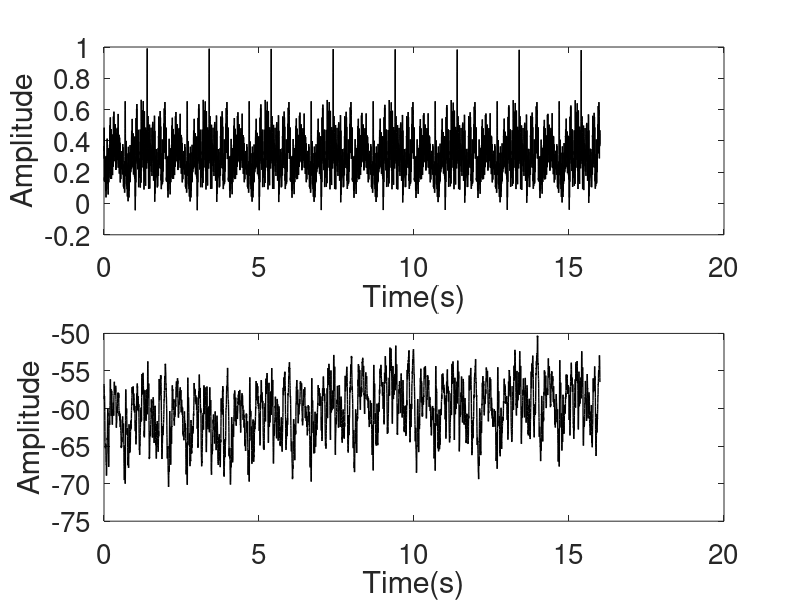

Here is the MATLAB script that generated this plot: (Note: this script raises an error after producing the figure.)
clc
clear all
close all
format longg

%% Input signal generation and flags initialization
Ts = 0.0025;                                            % Sampling time
Ltot = 80000;                                           % Total Signal Length
L = 8000;                                               % Level signal Length
L_stationary = 6400;                                    % Number of stationary points (points that are after the transitory points)
trans = 1600;                                           % Number of transitory points (first points of the signal)
notests = 1;                                           % Number of tests
rho = 0.000048;                                         % Stopping criteria for the OFR algorithm

MSEtf = 1;                                              % Stopping criteria for the TF estimation

% Network parameters cross-validation initialization

minnet = 12;                                            % Minimum number of neurons
maxnnet = 12;                                           % Maximum number of neurons
minlags = 5;                                            % Minimum number of lags
maxlags = 5;                                            % Maximum number of lags

% Error parameters for all algorithms

mean_outerr = zeros(maxnnet-minnet+1,maxlags-minlags+1);                    % Mean error of the AFRICO algorithm
mean_nrmse_force_poly = zeros(maxnnet-minnet+1,maxlags-minlags+1);          % Mean error of the FORCE polynomial algorithm
mean_nrmse_force_lin = zeros(maxnnet-minnet+1,maxlags-minlags+1);           % Mean error of the FORCE linear algorithm

for Nnet = minnet:maxnnet
    for Nolags = minlags:maxlags
        Npoles = Nnet;                                              % Number of desired poles
        for count=1:notests
            close all
            
%% TARGET PLOTS

            % Importing total data

            data = importdata('170_PreProcessed.mat');
            input_total = data.u;
            output_total = data.y;

            % Level 1: 1-3*L/2
            % Level 2: 3-5*L/2
            % Level 3: 5-7*L/2
            % Level 4: 7-9*L/2
            % Level 5: 9-11*L/2
            % Selecting the L2 level

            %     u_trans(1,:) = input_total(3*L/2+1:5*L/2,:);
            %     y_trans(1,:) = output_total(3*L/2+1:5*L/2,:);

            % Selecting the L3 level

            u_trans(1,:) = input_total(3*L/2+1:5*L/2,:);
            y_trans(1,:) = output_total(3*L/2+1:5*L/2,:);

            % Eliminating the first transitory points

            u(1,:) = u_trans(1,trans+1:L);
            y(1,:) = y_trans(1,trans+1:L);
            % Input generation plot

            t = 0:Ts:L_stationary*Ts-Ts;

            figure(1)
            subplot(2,1,1)
            plot(t,u,'k','Linewidth',1);
            xlabel('Time(s)','fontsize', 20)
            ylabel('Amplitude','fontsize', 20)
            set(gca,'FontSize',20)
            subplot(2,1,2)
            plot(t,y,'k','Linewidth',1);
            xlabel('Time(s)','fontsize', 20)
            ylabel('Amplitude','fontsize', 20)
            set(gca,'FontSize',20)
            output(1,1:1:L_stationary) = y;
            input(1,1:1:L_stationary) = u;

            output(1,1:1:L_stationary) = y;
            input(1,1:1:L_stationary) = u;
            save('points.mat','input','output');

            % Training and test data generation
            iinput_training = input(1,1:1:600);
            for j = 2:5
                iinput_training = [iinput_training input(1,(j-1)*800+1:1:j*800-200)];
            end

            input_training = zeros(Nolags, length(iinput_training));
            % Adding the input lags from the original input signal
            for i=1:Nolags
                input_training(i,:) = [zeros(1,i-1) iinput_training(1:1:length(iinput_training)-i+1)];
            end

            iinput_validation = input(1,601:1:800);
            for j=2:3
                iinput_validation = [iinput_validation input(1,j*800-199:1:j*800)];
            end

            input_validation = zeros(Nolags, length(iinput_validation));
            for i=1:Nolags
                input_validation(i,:) = [zeros(1,i-1) iinput_validation(1:1:length(iinput_validation)-i+1)];
            end

            iinput_testing = input(1,floor(3*L_stationary/4)+1:1:L_stationary);
            input_testing = zeros(Nolags, length(iinput_testing));
            for i=1:Nolags
                input_testing(i,:) = [zeros(1,i-1) iinput_testing(1:1:L_stationary-floor(3*L_stationary/4)-i+1)];
            end

            ooutput_training = output(1,1:1:600);
            for j = 2:5
                ooutput_training = [ooutput_training output(1,(j-1)*800+1:1:j*800-200)];
            end

            output_validation = output(1,601:1:800);
            for j=2:3
                output_validation = [output_validation output(1,j*800-199:1:j*800)];
            end

            output_testing = output(1,floor(3*L_stationary/4)+1:1:L_stationary);

            % Substracting the training output mean
            mean_output_training = mean(ooutput_training);
            output_training = ooutput_training - mean_output_training;
            output_validation = output_validation + mean_output_training - mean(output_validation);
            output_testing = output_testing + mean_output_training - mean(output_testing);
            orig_output_training = output_training;
            tranz = floor(L_stationary/11);

            save('training.mat','input_training','output_training');
            save('testing.mat','input_validation','output_validation');

 %% STAGE 1 - EKF Estimation of the input and state-feedback weights         
            
            facto = 0;
            while(1)
               Anetwork = zeros(Nnet,Nnet);
               for j=1:Nnet/2
                   a1=2*rand-1;
                   b1=rand;

                   %while(abs(a1+1i*b1)<0.7 || abs(a1+1i*b1)>0.8)
                   while(abs(a1+1i*b1)>=0.99)
                       a1=2*rand-1;
                       b1=rand;
                   end
                   Anetwork(2*j-1,2*j-1) = a1;
                   Anetwork(2*j,2*j) = a1;
                   Anetwork(2*j-1,2*j) = -b1;
                   Anetwork(2*j,2*j-1) = b1;
               end
               P = rand(Nnet,Nnet);
               P = P/norm(P);
               Anetwork = P*Anetwork*inv(P);
               Bnetwork = 2*rand(Nnet,Nolags)-1;                            % Network input matrix
               Dnetwork = 0;
               Cnetwork = zeros(1,Nnet);                               % Network output matrix
               Knetwork = rand(1,Nnet); 
               factooo = 0;

               InitState = zeros((2*(Nolags))*length(Anetwork(1,:))+length(Anetwork(1,:)),1);
               for ll = 1:Nolags
                    InitState(ll*length(Anetwork(1,:))+1:(ll+1)*length(Anetwork(1,:)),1) = Bnetwork(:,ll);
               end
               InitState((ll+1)*length(Anetwork(1,:))+1:(ll+2)*length(Anetwork(1,:)),1) = Knetwork;
               InitState(:,1) = mean(InitState(:,1));
               Acl = eye((2*(Nolags))*length(Anetwork(1,:))+length(Anetwork(1,:)), (2*(Nolags))*length(Anetwork(1,:))+length(Anetwork(1,:)));
               Acl(1:length(Anetwork(1,:)),1:length(Anetwork(1,:))) = Anetwork;
              
              for ll = 1:length(input_training)
%                 SF = @(x,u)((Acl-[x(length(Acl)/3+1:2*length(Acl)/3); zeros(2*length(Acl)/3,1)]*[x(2*length(Acl)/3+1:length(Acl))' zeros(1,2*length(Acl)/3)])*x+[x(length(Acl)/3+1:2*length(Acl)/3); zeros(2*length(Acl)/3,1)]*u) - [x(length(Acl)/3+1:2*length(Acl)/3); zeros(2*length(Acl)/3,1)]*x'*[x(2*length(Acl)/3+1:length(Acl))' zeros(1,2*length(Acl)/3)]' ;
                %SF = @(x,u)((Acl-B*K)*x+B*u)-B*x'*K';
                MF = @(x)(ones(1,length(x))*x);

                obj = extendedKalmanFilter(@SF,MF,InitState);
                statec = correct(obj,output_training(ll));
                statep = predict(obj,input_training(:,ll),Anetwork,Nolags,Nnet);
                B = zeros(Nnet,Nolags);
                for lll = 1:Nolags
                    B(:,lll) = statep(Nnet+1+(lll-1)*Nnet:Nnet+lll*Nnet);
                end
                K = zeros(Nolags,Nnet);
                for lll = 1:Nolags
                    K(lll,:) = statep(Nnet+Nnet*Nolags+1+(lll-1)*Nnet:Nnet+Nnet*Nolags+(lll)*Nnet)';
                end
               
            end
            Bnetwork = B;
            Knetwork = K;
            Anetworkclosed = (Anetwork-Bnetwork*Knetwork);
               if (max(abs(eig(Anetworkclosed)))<=1)
                   break
               end

           end

%% STAGE 2 - OFR Readout Estimation

            % Training the output using the OFR algorithms.
            % Reservoir state generation using the training data
            statenet = statepredgen(input_training,length(input_training),Nnet,Anetworkclosed,Bnetwork);
            % Extending the state vector for the 3rd order polynomial
            combin = nchoosek(Nnet,2);
            dimen = combin+3*Nnet+nchoosek(Nnet,3)+factorial(Nnet)/factorial(Nnet-2);
            statenetext = extendstates(statenet,combin,Nnet,length(input_training));

            errvect = zeros(dimen,1);                   % Validation error vector for each step
            % Orthogonal states

            maxerr = 0;                             % Maximum error for the current step
            selected_regressors = zeros(dimen,length(input_training)); % Selected regresors
            regressors_step_p = statenetext;                           % All regresors
            errorsind = zeros(dimen,1);     % Maximum error vector corresponding to each computational step with regards to the training output
            indices = zeros(dimen,1);       % Indices of the selected regresors

            % Optimum parameters for the validation

            minerr = inf;    % Minimum error for the validation
            optweight = 0;   % Optimum weights
            optstateind = 0; % Optimum regresor indices
            optstateext = 0; % Optimum extended state vector
            optoutput = 0;   % Optimum output

            % Initialization step
            initial_errs = zeros(dimen,1);
            for i=1:dimen
                % Finding the best regresor
                currerr = errors(statenetext(i,:),output_training);
                initial_errs(i,1) = currerr;
                if(currerr>maxerr)
                    ind = i;
                    maxerr = currerr;
                end
            end

            % First regresor selection and weight computation

            selected_regressors(1,:) = statenetext(ind,:);
            indices(1) = ind;
            errorsind(1,:) = maxerr;

            % Weight computation of first regressor
            weightstepp = orig_output_training*pinv(selected_regressors(1,:));

            % For loop

            for p=2:dimen
                maxerr = 0;
                ind =0;
                currerr=0;
                for i=1:dimen
                    % Testing to see if the regresor has not been selected
                    flag = 0;
                    for j=1:p-1
                        if i==indices(j)
                            flag = 1;
                        end
                    end
                    % Orthogonalize the rest of the unselected regresors
                    % with the last selected regressor
                    if flag == 0
                        regressors_step_p(i,:) = regressors_step_p(i,:) - wei(regressors_step_p(i,:),regressors_step_p(indices(p-1),:))*regressors_step_p(indices(p-1),:);
                    end
                end
                for i=1:dimen
                    % Testing to see if the regresor has not been selected
                    flag = 0;
                    for j=1:p-1
                        if i==indices(j)
                            flag = 1;
                        end
                    end
                    % Find the best unselected regresor
                    if flag == 0
                        currerr = errorsp(regressors_step_p(i,:),orig_output_training,output_training);
                        if(currerr > maxerr)
                            ind = i;
                            maxerr = currerr;
                        end
                    end
                end

                % Regresor p selection and weight computation
                if ind == 0
                    break;
                end
                selected_regressors(p,:) = statenetext(ind,:);

                indices(p) = ind;
                errorsind(p,:) = maxerr;

                % Least Squares for the weights of the p selected regressors

                weightstepp = orig_output_training*pinv(selected_regressors(1:p,:));

                % Computing the validation error to see the optimum
                % Extended state generation for the testing data

                statepred = statepredgen(input_validation,length(input_validation),Nnet,Anetworkclosed,Bnetwork);
                statepredext = extendstates(statepred,combin,Nnet,length(input_validation));

                % Output generation for the testing data using the
                % identified parameters at step p

                outputpred = outputpredgen(weightstepp,indices,statepredext);
                outputpred = outputpred + mean_output_training;
                outerr = sum((outputpred - output_validation').^2)/sum((output_validation-mean(output_validation)).^2);
                errvect(p) = outerr*100;
                % Test the current error vs the optimum error
                if(outerr < minerr)
                    % Save this step as the new optimum
                    minerr = outerr;
                    optweight = weightstepp;
                    optstateind = indices;
                    optstateext = statepredext;
                    optoutput = outputpred;
                end
                if(1-sum(errorsind)<rho)
                    break;
                end
            end

            % Run the network on the testing data

            transit = length(output_testing)/4;
            tnet = 0:Ts:length(output_testing)*Ts-Ts-transit*Ts;

            statepred = statepredgen(input_testing,length(input_testing),Nnet,Anetworkclosed,Bnetwork);
            statepredext = extendstates(statepred,combin,Nnet,length(input_testing));
            outputpred = outputpredgen(optweight,optstateind,statepredext);
            outputpred = (outputpred + mean_output_training);
            % Compute the error on the testing data
            outputpred = outputpred(transit+1:length(output_testing));
            output_testingg = output_testing(transit+1:length(output_testing));
            outerr = sum((outputpred - output_testingg').^2)/sum((output_testingg-mean(output_testingg)).^2);

%% RESULTS PLOTS            
            % Plot the response of the network with the testing data

            figure(2)
            plot(tnet, output_testingg, 'k', 'Linewidth', 2);             % Test signal
            hold on
            plot(tnet,  outputpred, 'r', 'Linewidth', 1);                 % AFRICO signal
            xlabel('Time(s)','fontsize', 20)
            ylabel('Amplitude','fontsize', 20)
            set(gca,'FontSize',20)
            title ('d','fontsize', 20)

            % Plot of the error between the responses of the output of the target
            % system and the trained system

            % Plot each regression error

            figure(3)
            plot(errorsind);
            xlabel('Polynomial term - in order of states','fontsize',18);
            ylabel('Relative error to the training output','fontsize',18);
            set(gca, 'FontSize', 16);
           
            mean_outerr(Nnet-minnet+1,Nolags-minlags+1) = mean_outerr(Nnet-minnet+1,Nolags-minlags+1) + outerr;
          
        end

        mean_outerr(Nnet-minnet+1,Nolags-minlags+1) = mean_outerr(Nnet-minnet+1,Nolags-minlags+1) / notests
        

        figure(4)
        subplot(3,1,1)
        plot(t,u,'k','Linewidth',2);
        xlabel('Time(s)','fontsize', 20)
        ylabel('u(t)','fontsize', 20)
        set(gca,'FontSize',20)
        title ('a','fontsize', 20)
        ylim([-0.5 1.5])
        subplot(3,1,2)

        plot(t,y,'k','Linewidth',2);
        xlabel('Time(s)','fontsize', 20)
        ylabel('y^*(t)','fontsize', 20)
        set(gca,'FontSize',20)
        title ('b','fontsize', 20)

        subplot(3,1,3)
        plot(tnet, output_testingg,'k', 'Linewidth', 3);  % Test signal
        hold on
        plot(tnet, outputpred,'r', 'Linewidth', 2);            % AFRICO signal
        hold on
        xlabel('Time(s)','fontsize', 20)
        ylabel('Amplitude','fontsize', 20)
        set(gca,'FontSize',20)
        title ('c','fontsize', 20)
    end
end

figure(5)
surf(minnet:maxnnet,minlags:maxlags,mean_outerr)
xlabel('System dimensionality','fontsize',18);
ylabel('No. of lags','fontsize',18);
zlabel('NRMSE [%]','fontsize', 18);
